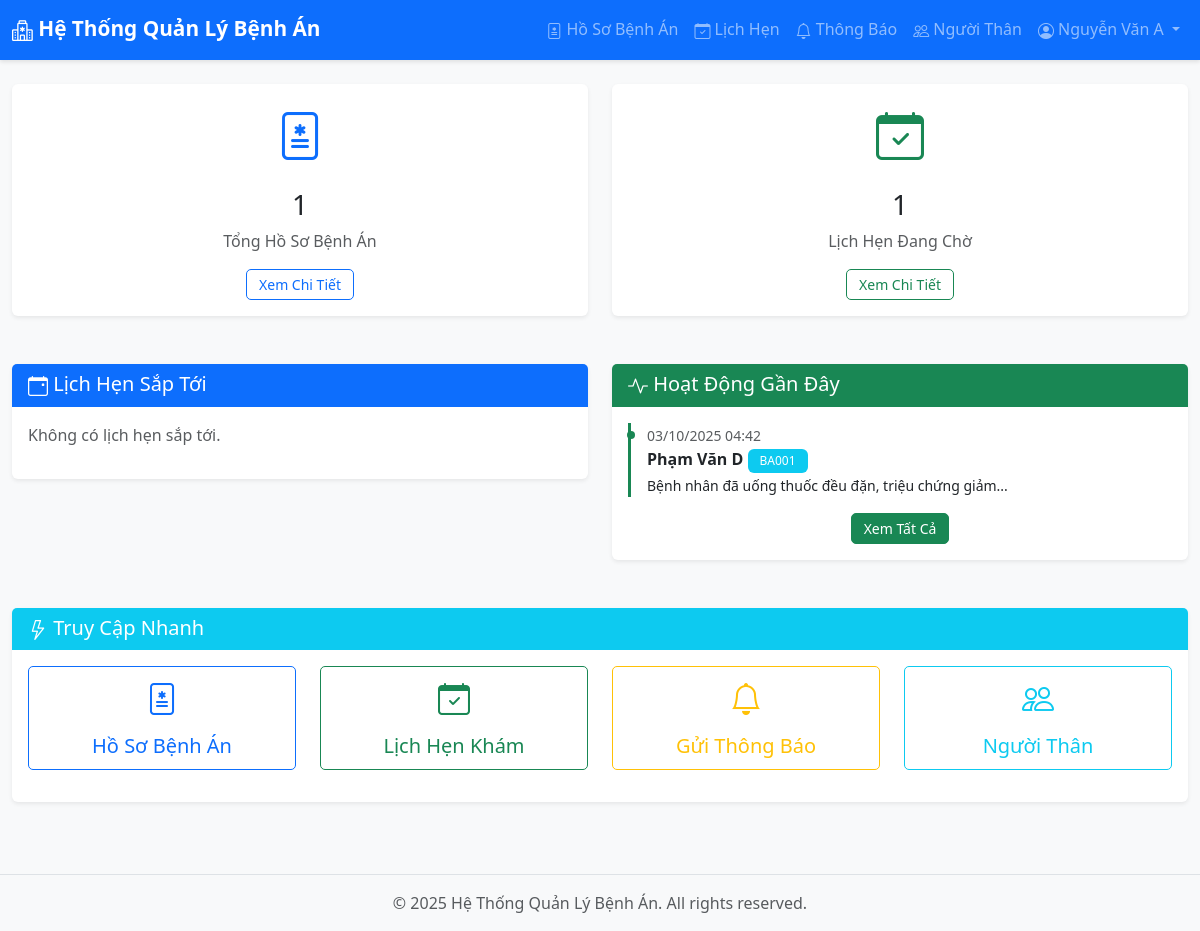
Page /index.php (signed in) on the committed database.
### tables this page shows
CREATE TABLE tien_trinh_dieu_tri (
    id INT AUTO_INCREMENT PRIMARY KEY,
    ho_so_benh_an_id INT NOT NULL,
    nguoi_cap_nhat INT,
    thoi_gian_cap_nhat DATETIME DEFAULT CURRENT_TIMESTAMP,
    ghi_chu TEXT,
    FOREIGN KEY (ho_so_benh_an_id) REFERENCES ho_so_benh_an(id),
    FOREIGN KEY (nguoi_cap_nhat) REFERENCES tai_khoan(id)
);

CREATE TABLE tai_khoan (
    id INT AUTO_INCREMENT PRIMARY KEY,
    ten_dang_nhap VARCHAR(100) UNIQUE NOT NULL,
    mat_khau VARCHAR(255) NOT NULL,
    email VARCHAR(255) UNIQUE,
    so_dien_thoai VARCHAR(20),
    ho_va_ten VARCHAR(255),
    ngay_sinh DATE,
    gioi_tinh ENUM('nam', 'nu', 'khac'),
    dia_chi VARCHAR(255),
    vai_tro ENUM('giam_doc', 'bac_si', 'nhan_vien', 'duoc_si', 'benh_nhan', 'nguoi_nha') NOT NULL,
    ngay_tao DATETIME DEFAULT CURRENT_TIMESTAMP,
    ngay_cap_nhat DATETIME DEFAULT CURRENT_TIMESTAMP ON UPDATE CURRENT_TIMESTAMP
);

CREATE TABLE benh_nhan (
    id INT AUTO_INCREMENT PRIMARY KEY,
    tai_khoan_id INT NOT NULL,
    ma_so_benh_an VARCHAR(50) UNIQUE,
    FOREIGN KEY (tai_khoan_id) REFERENCES tai_khoan(id)
);

### includes/functions.php (called while the page is built, shortened)
<?php
function isLoggedIn() {
    return isset($_SESSION['user_id']);
}
function getCurrentUser() {
    if (isLoggedIn()) {
        return [
            'id' => $_SESSION['user_id'] ?? null,
            'ten_dang_nhap' => $_SESSION['ten_dang_nhap'] ?? '',
            'ho_va_ten' => $_SESSION['ho_va_ten'] ?? '',
            'vai_tro' => $_SESSION['vai_tro'] ?? '',
            'email' => $_SESSION['email'] ?? ''
        ];
    }
    return null;
}
function formatDateTime($datetime, $format = 'd/m/Y H:i') {
    return date($format, strtotime($datetime));
}
?>

### config/Database.php (called while the page is built, shortened)
<?php
class Database {
    private $host = DB_HOST;
    private $db_name = DB_NAME;
    private $username = DB_USER;
    private $password = DB_PASS;
    private $charset = DB_CHARSET;
    private $conn = null;
    public function connect() {
        try {
            $dsn = "mysql:host={$this->host};dbname={$this->db_name};charset={$this->charset}";
            $options = [
                PDO::ATTR_ERRMODE => PDO::ERRMODE_EXCEPTION,
                PDO::ATTR_DEFAULT_FETCH_MODE => PDO::FETCH_ASSOC,
                PDO::ATTR_EMULATE_PREPARES => false,
            ];
            $this->conn = new PDO($dsn, $this->username, $this->password, $options);
            return $this->conn;
        } catch(PDOException $e) {
            echo "Lỗi kết nối: " . $e->getMessage();
            return null;
        }
    }
    public function query($sql, $params = []) {
        try {
            $stmt = $this->conn->prepare($sql);
            $stmt->execute($params);
            return $stmt;
        } catch(PDOException $e) {
            echo "Lỗi truy vấn: " . $e->getMessage();
            return false;
        }
    }
    public function fetchAll($sql, $params = []) {
        $stmt = $this->query($sql, $params);
        return $stmt ? $stmt->fetchAll() : [];
    }
    public function fetchOne($sql, $params = []) {
        $stmt = $this->query($sql, $params);
        return $stmt ? $stmt->fetch() : null;
    }
}
?>

### index.php (the view, shortened to what this page needs)
<?php
require_once 'config/Database.php';
require_once 'includes/functions.php';
$db = new Database();
$stats = [];
if (isset($_SESSION['vai_tro']) && $_SESSION['vai_tro'] === 'bac_si') {
    $sql_bac_si = "SELECT id FROM bac_si WHERE tai_khoan_id = ?";
    $bac_si = $db->fetchOne($sql_bac_si, [$_SESSION['user_id']]);
    $bac_si_id = $bac_si['id'];
    $sql_count_records = "SELECT COUNT(*) as total FROM ho_so_benh_an WHERE bac_si_id = ?";
    $result = $db->fetchOne($sql_count_records, [$bac_si_id]);
    $stats['total_records'] = $result['total'];
    $sql_count_appointments = "SELECT COUNT(*) as total FROM lich_hen_kham
                               WHERE bac_si_id = ? AND trang_thai = 'da_dat'";
    $result = $db->fetchOne($sql_count_appointments, [$bac_si_id]);
    $stats['pending_appointments'] = $result['total'];
    $sql_upcoming = "SELECT
                        lhk.*,
                        bn.ma_so_benh_an,
                        tk.ho_va_ten as ten_benh_nhan,
                        tk.so_dien_thoai
                     FROM lich_hen_kham lhk
                     JOIN benh_nhan bn ON lhk.benh_nhan_id = bn.id
                     JOIN tai_khoan tk ON bn.tai_khoan_id = tk.id
                     WHERE lhk.bac_si_id = ?
                     AND lhk.trang_thai = 'da_dat'
                     AND lhk.thoi_gian_hen >= NOW()
                     ORDER BY lhk.thoi_gian_hen ASC
                     LIMIT 5";
    $stats['upcoming_appointments'] = $db->fetchAll($sql_upcoming, [$bac_si_id]);
    $sql_recent = "SELECT
                    tt.*,
                    tk.ho_va_ten as nguoi_cap_nhat_ten,
                    bn.ma_so_benh_an,
                    tk_bn.ho_va_ten as ten_benh_nhan
                   FROM tien_trinh_dieu_tri tt
                   JOIN tai_khoan tk ON tt.nguoi_cap_nhat = tk.id
                   JOIN ho_so_benh_an hsba ON tt.ho_so_benh_an_id = hsba.id
                   JOIN benh_nhan bn ON hsba.benh_nhan_id = bn.id
                   JOIN tai_khoan tk_bn ON bn.tai_khoan_id = tk_bn.id
                   WHERE hsba.bac_si_id = ?
                   ORDER BY tt.thoi_gian_cap_nhat DESC
                   LIMIT 10";
    $stats['recent_activities'] = $db->fetchAll($sql_recent, [$bac_si_id]);
}
include 'includes/header.php';
?>
<?php if (isset($_SESSION['vai_tro']) && $_SESSION['vai_tro'] === 'bac_si'): ?>
    <div class="row mb-4">
        <div class="col-md-6">
            <div class="card shadow-sm border-0">
                <div class="card-body text-center">
                    <i class="bi bi-file-medical text-primary" style="font-size: 3rem;"></i>
                    <h3 class="mt-3"><?php echo $stats['total_records']; ?></h3>
                    <p class="text-muted">Tổng Hồ Sơ Bệnh Án</p>
                    <a href="modules/medical-records/list.php" class="btn btn-sm btn-outline-primary">Xem Chi Tiết</a>
                </div>
            </div>
        </div>
        <div class="col-md-6">
            <div class="card shadow-sm border-0">
                <div class="card-body text-center">
                    <i class="bi bi-calendar-check text-success" style="font-size: 3rem;"></i>
                    <h3 class="mt-3"><?php echo $stats['pending_appointments']; ?></h3>
                    <p class="text-muted">Lịch Hẹn Đang Chờ</p>
                    <a href="modules/appointments/list.php" class="btn btn-sm btn-outline-success">Xem Chi Tiết</a>
                </div>
            </div>
        </div>
    </div>
    <div class="row">
        <div class="col-lg-6">
            <div class="card shadow-sm">
                <div class="card-header bg-primary text-white">
                    <h5 class="mb-0"><i class="bi bi-calendar-event"></i> Lịch Hẹn Sắp Tới</h5>
                </div>
                <div class="card-body">
                    <?php if (empty($stats['upcoming_appointments'])): ?>
                        <p class="text-muted">Không có lịch hẹn sắp tới.</p>
                    <?php endif; ?>
                </div>
            </div>
        </div>
        <div class="col-lg-6">
            <div class="card shadow-sm">
                <div class="card-header bg-success text-white">
                    <h5 class="mb-0"><i class="bi bi-activity"></i> Hoạt Động Gần Đây</h5>
                </div>
                <div class="card-body">
                    <?php if (empty($stats['recent_activities'])): ?>
                        <p class="text-muted">Chưa có hoạt động nào.</p>
                    <?php else: ?>
                        <div class="timeline">
                            <?php foreach ($stats['recent_activities'] as $activity): ?>
                                <div class="border-start border-3 border-success ps-3 mb-3">
                                    <small class="text-muted">
                                        <?php echo formatDateTime($activity['thoi_gian_cap_nhat']); ?>
                                    </small>
                                    <p class="mb-0">
                                        <strong><?php echo htmlspecialchars($activity['ten_benh_nhan']); ?></strong>
                                        <span class="badge bg-info"><?php echo htmlspecialchars($activity['ma_so_benh_an']); ?></span>
                                    </p>
                                    <small><?php echo htmlspecialchars(substr($activity['ghi_chu'], 0, 100)); ?>...</small>
                                </div>
                            <?php endforeach; ?>
                        </div>
                        <div class="text-center mt-3">
                            <a href="modules/medical-records/list.php" class="btn btn-sm btn-success">Xem Tất Cả</a>
                        </div>
                    <?php endif; ?>
                </div>
            </div>
        </div>
    </div>
    <div class="row mt-4">
        <div class="col-12">
            <div class="card shadow-sm">
                <div class="card-header bg-info text-white">
                    <h5 class="mb-0"><i class="bi bi-lightning"></i> Truy Cập Nhanh</h5>
                </div>
                <div class="card-body">
                    <div class="row text-center">
                        <div class="col-md-3 mb-3">
                            <a href="modules/medical-records/list.php" class="btn btn-outline-primary btn-lg w-100">
                                <i class="bi bi-file-medical d-block mb-2" style="font-size: 2rem;"></i>
                                Hồ Sơ Bệnh Án
                            </a>
                        </div>
                        <div class="col-md-3 mb-3">
                            <a href="modules/appointments/list.php" class="btn btn-outline-success btn-lg w-100">
                                <i class="bi bi-calendar-check d-block mb-2" style="font-size: 2rem;"></i>
                                Lịch Hẹn Khám
                            </a>
                        </div>
                        <div class="col-md-3 mb-3">
                            <a href="modules/notifications/send.php" class="btn btn-outline-warning btn-lg w-100">
                                <i class="bi bi-bell d-block mb-2" style="font-size: 2rem;"></i>
                                Gửi Thông Báo
                            </a>
                        </div>
                        <div class="col-md-3 mb-3">
                            <a href="modules/relatives/list.php" class="btn btn-outline-info btn-lg w-100">
                                <i class="bi bi-people d-block mb-2" style="font-size: 2rem;"></i>
                                Người Thân
                            </a>
                        </div>
                    </div>
                </div>
            </div>
        </div>
    </div>
<?php endif; ?>
<?php include 'includes/footer.php'; ?>

### includes/header.php (shortened to what this page needs)
<?php
$currentUser = null;
if (function_exists('getCurrentUser')) {
    $currentUser = getCurrentUser();
}
?>
<!DOCTYPE html>
<html lang="vi">
<head>
    <link href="https://cdn.jsdelivr.net/npm/bootstrap@5.3.0/dist/css/bootstrap.min.css" rel="stylesheet">
    <link href="https://cdn.jsdelivr.net/npm/bootstrap-icons@1.11.0/font/bootstrap-icons.css" rel="stylesheet">
    <link href="<?php echo SITE_URL; ?>/assets/css/style.css" rel="stylesheet">
</head>
<body>
    <nav class="navbar navbar-expand-lg navbar-dark bg-primary">
        <div class="container-fluid">
            <a class="navbar-brand" href="<?php echo SITE_URL; ?>/index.php">
                <i class="bi bi-hospital"></i> <?php echo SITE_NAME; ?>
            </a>
            <div class="collapse navbar-collapse" id="navbarNav">
                <ul class="navbar-nav ms-auto">
                    <?php if (isLoggedIn()): ?>
                        <?php if (isset($_SESSION['vai_tro']) && $_SESSION['vai_tro'] === 'bac_si'): ?>
                            <li class="nav-item">
                                <a class="nav-link" href="<?php echo SITE_URL; ?>/modules/medical-records/list.php">
                                    <i class="bi bi-file-medical"></i> Hồ Sơ Bệnh Án
                                </a>
                            </li>
                            <li class="nav-item">
                                <a class="nav-link" href="<?php echo SITE_URL; ?>/modules/appointments/list.php">
                                    <i class="bi bi-calendar-check"></i> Lịch Hẹn
                                </a>
                            </li>
                            <li class="nav-item">
                                <a class="nav-link" href="<?php echo SITE_URL; ?>/modules/notifications/list.php">
                                    <i class="bi bi-bell"></i> Thông Báo
                                </a>
                            </li>
                            <li class="nav-item">
                                <a class="nav-link" href="<?php echo SITE_URL; ?>/modules/relatives/list.php">
                                    <i class="bi bi-people"></i> Người Thân
                                </a>
                            </li>
                        <?php endif; ?>
                        <li class="nav-item dropdown">
                            <a class="nav-link dropdown-toggle" href="#" id="userDropdown" role="button" data-bs-toggle="dropdown">
                                <i class="bi bi-person-circle"></i> <?php echo $currentUser['ho_va_ten'] ?? 'User'; ?>
                            </a>
                        </li>
                    <?php endif; ?>
                </ul>
            </div>
        </div>
    </nav>
    <main class="container-fluid mt-4">

### assets/css/style.css (style rules this page uses)
:root { --primary-color: #0d6efd; --secondary-color: #6c757d; --success-color: #198754; --danger-color: #dc3545; --warning-color: #ffc107; --info-color: #0dcaf0; }
body { font-family: 'Segoe UI', Tahoma, Geneva, Verdana, sans-serif; background-color: #f8f9fa; min-height: 100vh; }
.navbar { box-shadow: 0 2px 4px rgba(0,0,0,.1); }
.navbar-brand { font-weight: bold; font-size: 1.3rem; }
.card { border: none; margin-bottom: 1.5rem; transition: transform 0.2s, box-shadow 0.2s; }
.card-header { border-bottom: none; font-weight: 600; }
.btn { border-radius: 5px; padding: 8px 16px; font-weight: 500; transition: all 0.3s; }
.btn-sm { padding: 4px 12px; font-size: 0.875rem; }
.timeline { position: relative; }
.timeline .border-start { padding-left: 1.5rem; position: relative; }
.timeline .border-start::before { content: ''; position: absolute; left: -4px; top: 8px; width: 8px; height: 8px; background: #198754; border-radius: 50%; }
.badge { padding: 6px 12px; font-weight: 500; }
.bi { vertical-align: -0.125em; }
.card, .alert { animation: fadeIn 0.3s ease-in-out; }

### rows in the picture
tien_trinh_dieu_tri: nguoi_cap_nhat.ho_va_ten "Nguyễn Văn A", thoi_gian_cap_nhat "03/10/2025 04:42", tai_khoan.ho_va_ten "Phạm Văn D", benh_nhan.ma_so_benh_an "BA001", ghi_chu "Bệnh nhân đã uống thuốc đều đặn, triệu chứng giảm"

### other values in the picture
SITE_NAME "Hệ Thống Quản Lý Bệnh Án"
$stats['total_records'] "1"
$stats['pending_appointments'] "1"
